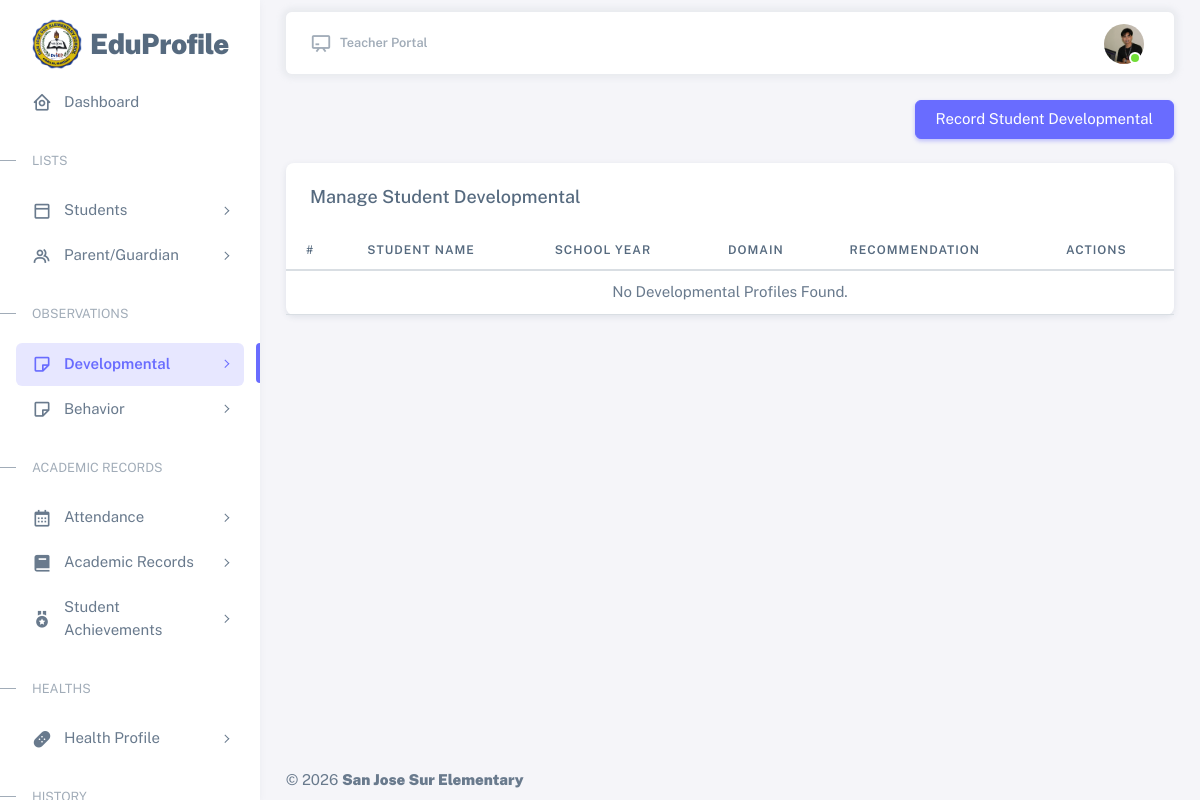
Page /resources/views/teacher/student-developmental.php (signed in) on the earlier database version.
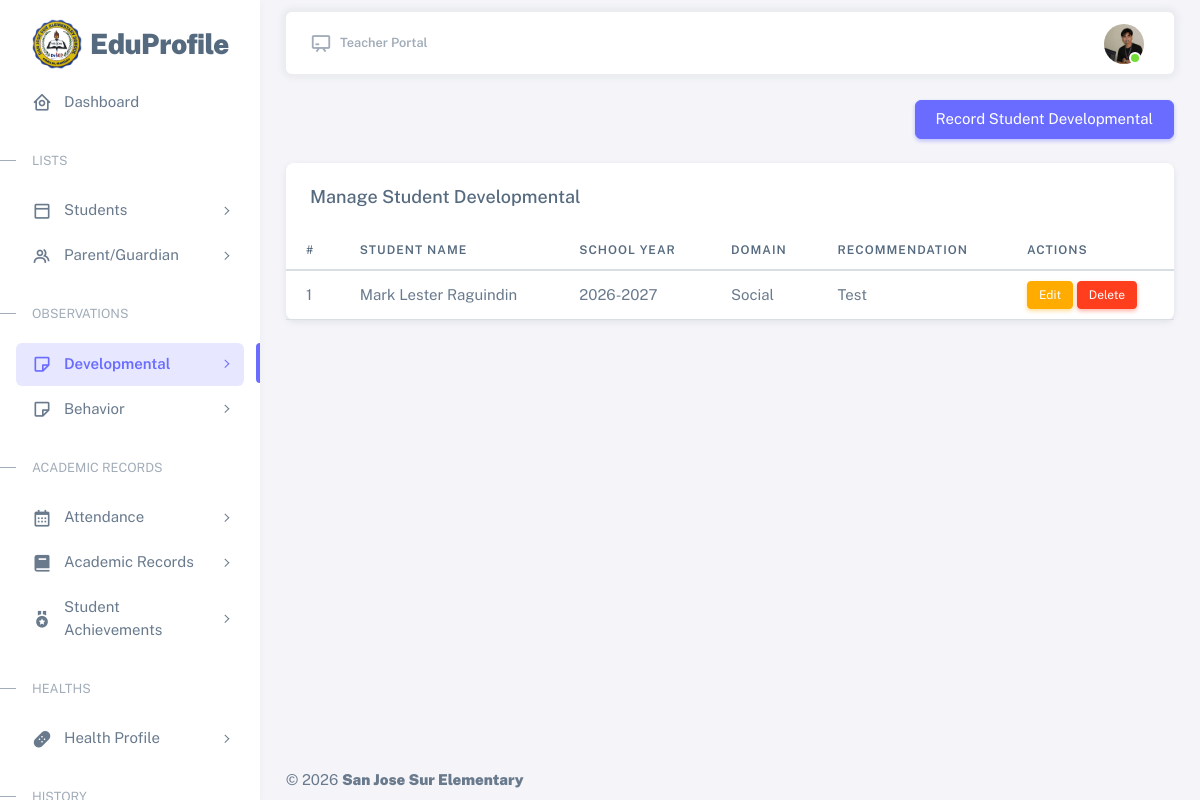
Same page on the later database version.
### tables this page shows
CREATE TABLE `developmental_profiles` (
  `id` int(11) NOT NULL,
  `student_id` int(11) NOT NULL,
  `school_year_id` int(11) NOT NULL,
  `domain` enum('Cognitive','Social','Emotional','Physical','Language') NOT NULL,
  `observation` text NOT NULL,
  `recommendation` text DEFAULT NULL,
  `recorded_by` int(11) NOT NULL,
  `created_at` timestamp NOT NULL DEFAULT current_timestamp(),
  `updated_at` timestamp NOT NULL DEFAULT current_timestamp() ON UPDATE current_timestamp()
);

CREATE TABLE `students` (
  `id` int(11) NOT NULL,
  `lrn` varchar(20) DEFAULT NULL,
  `first_name` varchar(100) NOT NULL,
  `middle_name` varchar(100) DEFAULT NULL,
  `last_name` varchar(100) NOT NULL,
  `suffix` varchar(20) DEFAULT NULL,
  `birth_date` date NOT NULL,
  `gender` enum('Male','Female') NOT NULL,
  `address` varchar(50) DEFAULT NULL,
  `school_year_id` int(11) NOT NULL,
  `grade_level_id` int(11) NOT NULL,
  `section_id` int(11) NOT NULL,
  `recorded_by` int(11) NOT NULL,
  `status` enum('active','archived') NOT NULL DEFAULT 'active',
  `created_at` timestamp NOT NULL DEFAULT current_timestamp(),
  `updated_at` timestamp NOT NULL DEFAULT current_timestamp() ON UPDATE current_timestamp()
);

CREATE TABLE `school_year` (
  `id` int(11) NOT NULL,
  `school_year` varchar(20) NOT NULL,
  `start_date` date NOT NULL,
  `end_date` date NOT NULL,
  `status` enum('active','inactive','archived') DEFAULT 'inactive',
  `created_at` timestamp NOT NULL DEFAULT current_timestamp(),
  `updated_at` timestamp NOT NULL DEFAULT current_timestamp() ON UPDATE current_timestamp()
);

### app/controllers/teacher/DevelopmentalProfileController.php (called while the page is built, shortened)
<?php
require_once __DIR__ . '/../../core/Controller.php';
require_once __DIR__ . '/../../models/teacher/StudentDevelopmentalProfileModel.php';
require_once __DIR__ . '/../../helpers/Paginator.php';
require_once __DIR__ . '/../../../database/config/config.php';
    class DevelopmentalProfileController extends Controller{
        public function index($student_id = null, $page = 1){
            $perPage = 10;
            $teacherId = (int) $_SESSION['id'];
            $offset = Paginator::offset($page, $perPage);
            $rows = $this->model->getPage($teacherId, $perPage, $offset, $student_id);
            $total = $this->model->countAll($teacherId, $student_id);
            return array_merge(['data' => $rows], Paginator::meta($total, $page, $perPage));
        }
    }
    try{
        $controller = new DevelopmentalProfileController($con);
        $filter_student_id = isset($_GET['student_id']) ? (int) $_GET['student_id'] : null;
        $page = isset($_GET['page']) ? (int) $_GET['page'] : 1;
        $developmentals = $controller->index($filter_student_id, $page);
    }catch(Exception $e){
        error_log("Error while initializing the controller " . $e->getMessage());
    }

### app/helpers/Paginator.php (called while the page is built)
<?php
    class Paginator{
        public static function offset($page, $perPage){
            return (max(1, (int) $page) - 1) * $perPage;
        }
        public static function meta($total, $page, $perPage){
            $page = max(1, (int) $page);
            return [
                'total' => $total,
                'per_page' => $perPage,
                'current_page' => $page,
                'total_pages' => max(1, (int) ceil($total / $perPage)),
            ];
        }
    }

### app/core/Controller.php (called while the page is built, shortened)
<?php
    abstract class Controller{
        public function __construct($model){
            $this->model = $model;
        }
    }

### app/core/Model.php (called while the page is built, shortened)
<?php
    class Model{
        public function __construct($con){
            $this->con = $con;
        }
    }

### app/models/teacher/StudentDevelopmentalProfileModel.php (called while the page is built, shortened)
<?php
require_once __DIR__ . '/../../core/Model.php';
    class StudentDevelopmentalProfileModel extends Model{
        protected $developmental_profiles = 'developmental_profiles';
        protected $students = 'students';
        protected $sections = 'sections';
        protected $users = 'users';
        protected $school_year = 'school_year';
        public function getPage($teacher_id, $limit, $offset, $student_id = null){
            try{
                $query = "SELECT
                    dp.*,
                    s.first_name AS student_first_name,
                    s.middle_name AS student_middle_name,
                    s.last_name AS student_last_name,
                    s.suffix AS student_suffix,
                    sy.school_year AS school_year,
                    u.full_name AS recorded_by
                    FROM {$this->developmental_profiles} dp
                    LEFT JOIN {$this->students} s ON dp.student_id = s.id
                    LEFT JOIN {$this->sections} sec ON s.section_id = sec.id
                    LEFT JOIN {$this->school_year} sy ON dp.school_year_id = sy.id
                    LEFT JOIN {$this->users} u ON dp.recorded_by = u.id
                    WHERE sec.adviser_id = ? AND s.status = 'active'
                ";
                $query .= " ORDER BY dp.id DESC LIMIT ? OFFSET ?";
                $stmt = $this->con->prepare($query);
                if($student_id !== null){
                    $stmt->bind_param("iiii", $teacher_id, $student_id, $limit, $offset);
                }else{
                    $stmt->bind_param("iii", $teacher_id, $limit, $offset);
                }
                $stmt->execute();
                $result = $stmt->get_result();
                return $result->fetch_all(MYSQLI_ASSOC);
            }catch(Exception $e){
                error_log("Error fetching developmental records page: " . $e->getMessage());
                return [];
            }
        }
        public function countAll($teacher_id, $student_id = null){
            try{
                $query = "SELECT COUNT(*) AS total
                    FROM {$this->developmental_profiles} dp
                    LEFT JOIN {$this->students} s ON dp.student_id = s.id
                    LEFT JOIN {$this->sections} sec ON s.section_id = sec.id
                    WHERE sec.adviser_id = ? AND s.status = 'active'
                ";
                $stmt = $this->con->prepare($query);
                if($student_id !== null){
                    $stmt->bind_param("ii", $teacher_id, $student_id);
                }else{
                    $stmt->bind_param("i", $teacher_id);
                }
                $stmt->execute();
                $result = $stmt->get_result();
                return (int) ($result->fetch_assoc()['total'] ?? 0);
            }catch(Exception $e){
                error_log("Error counting developmental records: " . $e->getMessage());
                return 0;
            }
        }
    }

### resources/views/teacher/student-developmental.php (the view, shortened to what the changed rows need)
<?php
require_once __DIR__ . '/../../../app/controllers/teacher/DevelopmentalProfileController.php';
?>
<!DOCTYPE html>
<html
  lang="en"
  class="light-style layout-menu-fixed"
  dir="ltr"
  data-theme="theme-default"
  data-assets-path="../../../public/assets/"
  data-template="vertical-menu-template-free"
>
<head>
  <link rel="stylesheet" href="../../../public/assets/vendor/fonts/boxicons.css" />
  <link rel="stylesheet" href="../../../public/assets/vendor/css/core.css" class="template-customizer-core-css" />
  <link rel="stylesheet" href="../../../public/assets/vendor/css/theme-default.css" class="template-customizer-theme-css" />
  <link rel="stylesheet" href="../../../public/assets/css/demo.css" />
  <link rel="stylesheet" href="../../../public/assets/vendor/libs/perfect-scrollbar/perfect-scrollbar.css" />
</head>
<body>
    <?php require_once __DIR__ . '/partials/sidebar.php'; ?>
    <?php require_once __DIR__ . '/partials/topbar.php'; ?>
    <div class="card mt-4">
        <div class="table-responsive nowrap">
            <table class="table">
                <thead>
                    <tr>
                        <th>#</th>
                        <th>Student Name</th>
                        <th>School Year</th>
                        <th>Domain</th>
                        <th>Recommendation</th>
                        <th>Actions</th>
                    </tr>
                </thead>
                <tbody>
                    <?php
                        $developmentalRows   = $developmentals['data']         ?? [];
                        $developmentalPage   = $developmentals['current_page'] ?? 1;
                        $developmentalPer    = $developmentals['per_page']     ?? 10;
                        $developmentalOffset = ($developmentalPage - 1) * $developmentalPer;
                    ?>
                    <?php if(!empty($developmentalRows)): ?>
                        <?php foreach($developmentalRows as $index => $developmental): ?>
                            <tr>
                                <td><?php echo $developmentalOffset + $index + 1; ?></td>
                                <td><?= htmlspecialchars($developmental['student_first_name'] . ' ' . $developmental['student_last_name']); ?></td>
                                <td><?= htmlspecialchars($developmental['school_year']); ?></td>
                                <td><?= htmlspecialchars($developmental['domain']); ?></td>
                                <td><?= htmlspecialchars($developmental['recommendation']); ?></td>
                                <td>
                                    <button
                                        class="btn btn-sm btn-warning edit-developmental-btn"
                                        data-bs-toggle="modal"
                                        data-bs-target="#updateStudentDevelopmentalModal"
                                        data-id="<?= htmlspecialchars($developmental['id']); ?>"
                                        data-student-id="<?= htmlspecialchars($developmental['student_id']); ?>"
                                        data-school-year-id="<?= htmlspecialchars($developmental['school_year_id']); ?>"
                                        data-domain="<?= htmlspecialchars($developmental['domain']); ?>"
                                        data-observation="<?= htmlspecialchars($developmental['observation']); ?>"
                                        data-recommendation="<?= htmlspecialchars($developmental['recommendation'] ?? ''); ?>"
                                        data-recorded-by="<?= htmlspecialchars($developmental['recorded_by']); ?>"
                                    >
                                        Edit
                                    </button>
                                    <form action="../../../app/controllers/teacher/DevelopmentalProfileController.php" method="post" class="d-inline">
                                        <button
                                            type="submit"
                                            class="btn btn-sm btn-danger"
                                            name="delete_developmental"
                                            onclick="return confirm('Are you sure you want to delete this record?this action cannot be undone.')"
                                        >
                                            Delete
                                        </button>
                                    </form>
                                </td>
                            </tr>
                        <?php endforeach; ?>
                    <?php else: ?>
                        <tr>
                            <td colspan="6" class="text-center">No Developmental Profiles Found.</td>
                        </tr>
                    <?php endif; ?>
                </tbody>
            </table>
        </div>
    </div>
    <?php require_once __DIR__ . '/partials/footer.php'; ?>
</body>
</html>

Differences in the rows shown:
added developmental_profiles: index "1", student.last_name "Mark Lester Raguindin", school_year.school_year "2026-2027", domain "Social", recommendation "Test"
Other differences:
text no longer shown: "No Developmental Profiles Found."
